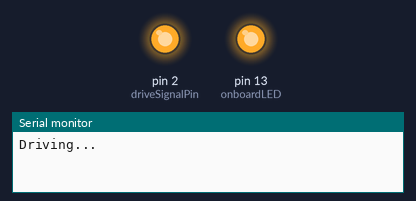
The sketch below on a simulated Arduino Uno, built with avr-gcc and run on an emulated ATmega328P. Parts: output pins drawn as LEDs (lit = HIGH), the last lines printed to the serial monitor. Pins used as bus, display or sensor lines are not drawn.

Above: at 2.5 s.
At 7.5 s:
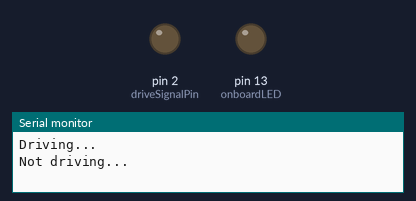
Timing chart, 0 to 13.0 s (numbered marks = the images above):
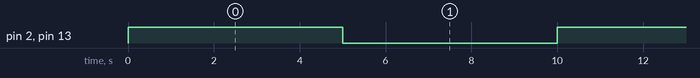

Measured:
- by itself, pin 2 (driveSignalPin), pin 13 (onboardLED): alternates HIGH for 5.0 s and LOW for 5.0 s

The sketch:

demo_timing.ino
```cpp
/*
 * Demo Code: Timer Based Interaction
 * -----------------------------------
 * Actuate one channel for x seconds
 * Turn off for x seconds
 * Swap channels
 * Actuate
 * Off
 * ...
 * Tune the times to the needed acuation time for the desired demos.
 * Color change may take longer.
 *
 * This demo includes no bluetooth, captouch, or interaction, only timed actuation
 */

#include <Arduino.h>
#if not defined (_VARIANT_ARDUINO_DUE_X_) && not defined (_VARIANT_ARDUINO_ZERO_)
  #include <SoftwareSerial.h>
#endif


/**
 * hardware pins
 */
#define muxApin 6
#define muxBpin 5
#define driveSignalPin 2 // drive circuit signal pin
#define onboardLED 13

#define ONTIME 5000
#define OFFTIME 5000


//so that we don't send "braid touched" while drive circuit is running
bool driving = false;
int mux_a_channel = 0;

/****************************************
 * End of variable set up
 ****************************************/

void setup()
{
  Serial.begin(9600);
  pinMode(muxApin, OUTPUT);
  pinMode(muxBpin, OUTPUT);
  pinMode(driveSignalPin, OUTPUT);
  pinMode(onboardLED, OUTPUT);
  //set mux pins according to braid's channel select parameters
  digitalWrite(muxApin, mux_a_channel);
  digitalWrite(muxBpin, 0);
}

void turnOnDrive() {
   digitalWrite(driveSignalPin, HIGH);
   driving = true;
   Serial.println("Driving...");
}

void turnOffDrive() {
   digitalWrite(driveSignalPin, LOW);
   driving = false;
   Serial.println("Not driving...");
}

void loop()
{
  //switch to other channel
  mux_a_channel = (mux_a_channel + 1) % 2;
  digitalWrite(muxApin, mux_a_channel);

  turnOnDrive();
  digitalWrite(13, HIGH);
  delay(ONTIME);
  turnOffDrive();
  digitalWrite(13, LOW);
  delay(OFFTIME);
}
```
